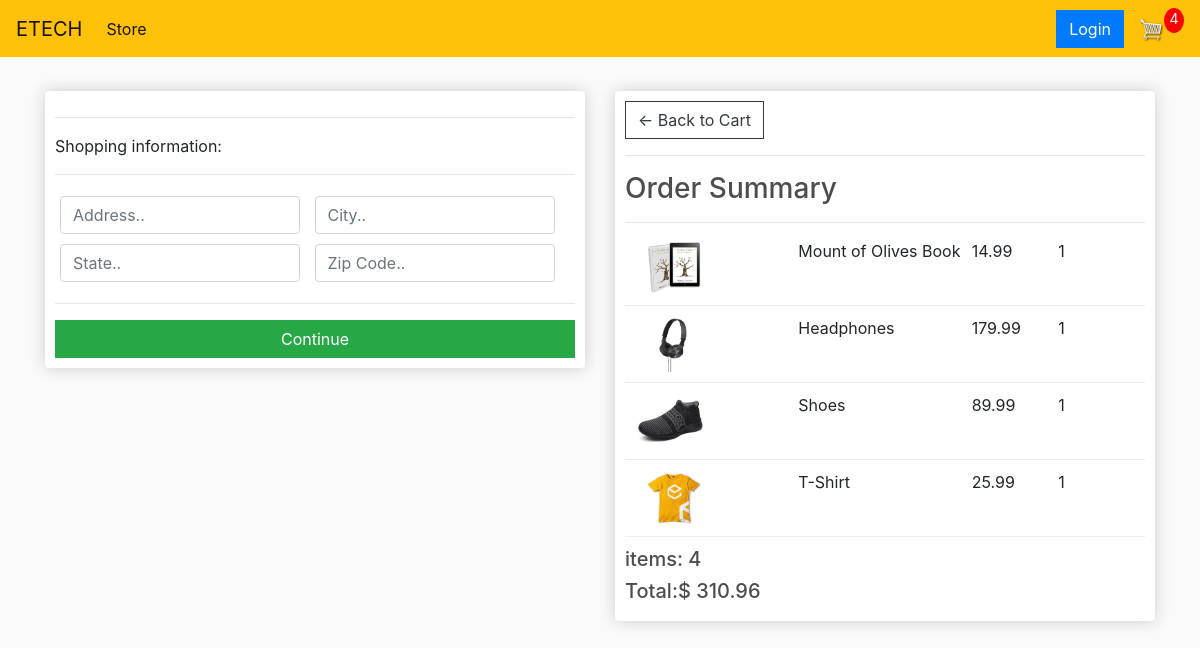
Page /Checkout (signed in) on the earlier database version.
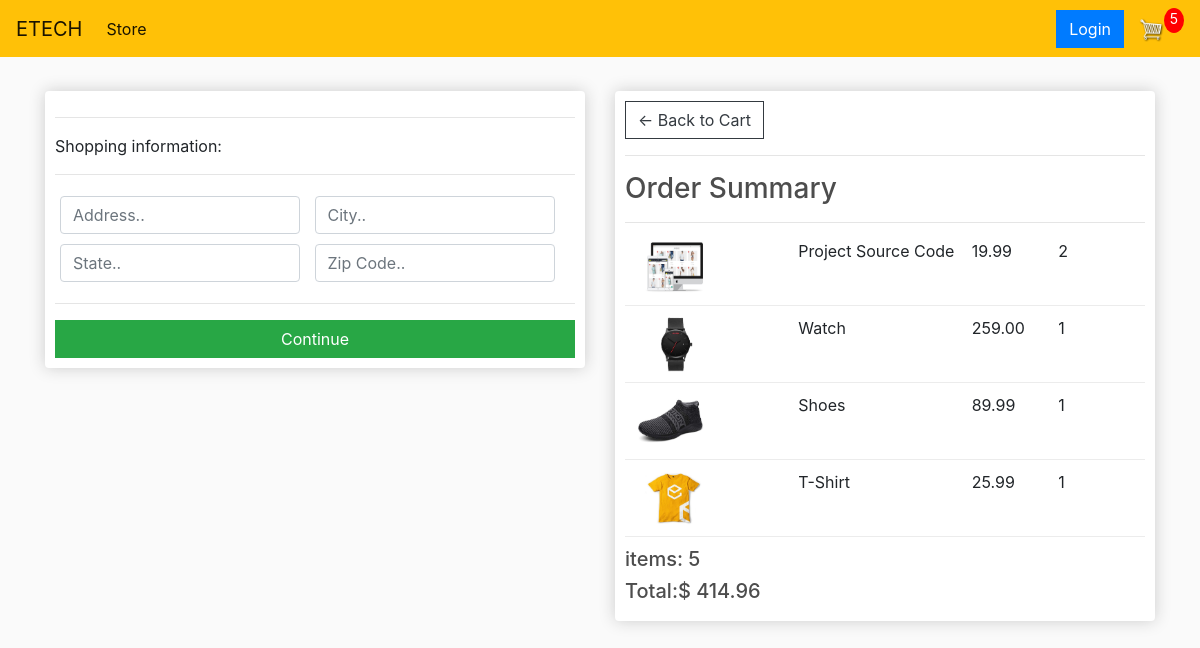
Same page on the later database version.
### store/models.py (models this page shows, shortened)
class OrderItem(models.Model):
    product = models.ForeignKey(Product, on_delete=models.SET_NULL, null=True, blank=True)
    order = models.ForeignKey(Order, on_delete=models.SET_NULL, null=True, blank=True)
    quantity = models.IntegerField(default=0, null=True, blank=True)
    date_added = models.DateTimeField(auto_now_add=True)
    @property
    def get_total(self):
        total = self.product.price * self.quantity
        return total

class Product(models.Model):
    name = models.CharField(max_length=255, null=True)
    price = models.DecimalField(max_digits=7, decimal_places=2)
    digital = models.BooleanField(default=False, null=True, blank=False)
    image = models.ImageField(null=True, blank=True)
    @property
    def imageURL(self):
        try:
            url = self.image.url
        except:
            url = ''
        return url

class Order(models.Model):
    customer = models.ForeignKey(Customer, on_delete=models.SET_NULL, null=True, blank=True)
    date_ordered = models.DateTimeField(auto_now_add=True)
    complete = models.BooleanField(default=False)
    transaction_id = models.CharField(max_length=100, null=True)
    @property
    def get_card_total(self):
        orderitem = self.orderitem_set.all()
        total = sum([item.get_total for item in orderitem])
        return total
    @property
    def get_card_item(self):
        orderitem = self.orderitem_set.all()
        total = sum([item.quantity for item in orderitem])
        return total
    @property
    def shipping(self):
        shipping = False
        orderitem = self.orderitem_set.all()
        for i in orderitem:
            if i.product.digital == False:
                shipping = True
        return shipping

### store/views.py (the view)
# urls.py: path('Checkout', views.checkout, name='checkout'),
def checkout(request):
    if request.user.is_authenticated:
        customer = request.user.customer
        order, created = Order.objects.get_or_create(customer=customer, complete=False)
        items = order.orderitem_set.all()
        CartItems = order.get_card_item
    else:
        items = []
        order = {'get_card_total': 0, 'get_card_item': 0, 'shipping': False}
        CartItems = order['get_card_item']
    context = {'items': items, 'order': order, 'CartItems': CartItems}
    return render(request, 'store/Checkout.html', context)

### store/templates/store/Checkout.html (shortened to what this page needs)
{% extends 'main.html' %}
{% load static %}
{% block content %}
<div class="row">
    <div class="col-lg-6">
        <div class="box-element hidden" id="form-wrapped">
            <form id="form">
                <div id="shipping-info">
                    <hr>
                    <p> Shopping information: </p>
                    <hr>
                    <div class="form-field">
                        <input required class="form-control" type="text" name="address" placeholder="Address..">
                    </div>
                    <div class="form-field">
                        <input required class="form-control" type="text" name="city" placeholder="City..">
                    </div>
                    <div class="form-field">
                        <input required class="form-control" type="text" name="state" placeholder="State..">
                    </div>
                    <div class="form-field">
                        <input required class="form-control" type="text" name="zipcode" placeholder="Zip Code..">
                    </div>
                </div>
                <hr>
                <input id="form-button" class="btn btn-success btn-block" type="submit" value="Continue">
            </form>
        </div>
    </div>
    <div class="col-lg-6">
        <div class="box-element">
            <a class="btn btn-outline-dark" href="{% url 'cart' %}">&#x2190; Back to Cart </a>
            <hr>
            <h3>Order Summary</h3>
            <hr>
        {% for item in items %}
        <div class="cart-row">
            <div style="flex:2"><img class="row-image" src="{{ item.product.imageURL }}"></div>
            <div style="flex: 2"><p>{{ item.product.name }}</p></div>
            <div style="flex: 1"><p>{{ item.product.price | floatformat:2 }}</p></div>
            <div style="flex: 1"><p>{{ item.quantity }}</p></div>
        </div>
            {% endfor %}
        <h5>items: {{ order.get_card_item }}</h5>
        <h5>Total:$ {{ order.get_card_total | floatformat:2 }}</h5>
    </div>
</div>
</div>
{% endblock %}

Differences in the rows shown:
removed OrderItem: product.imageURL (picture), product.name "Mount of Olives Book", product.price "14.99", quantity "1"
removed OrderItem: product.imageURL (picture), product.name "Headphones", product.price "179.99", quantity "1"
added OrderItem: product.imageURL (picture), product.name "Project Source Code", product.price "19.99", quantity "2"
added OrderItem: product.imageURL (picture), product.name "Watch", product.price "259.00", quantity "1"
computed for Order: get_card_item "4" → "5"; get_card_total "310.96" → "414.96"
Other differences:
{{ CartItems }}: "4" → "5"
